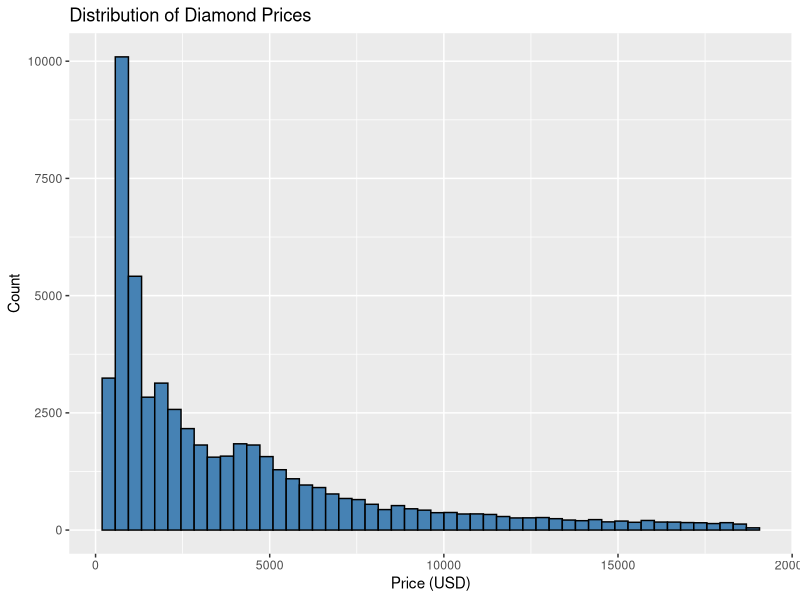
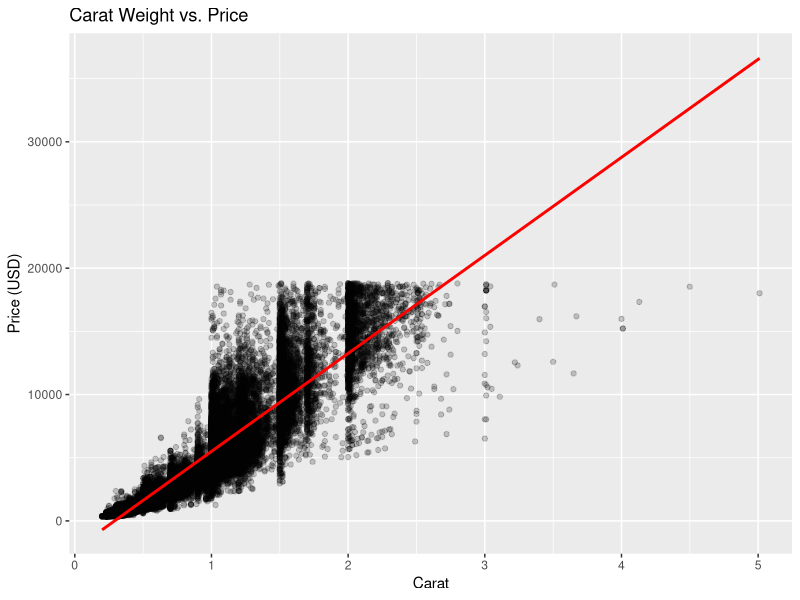
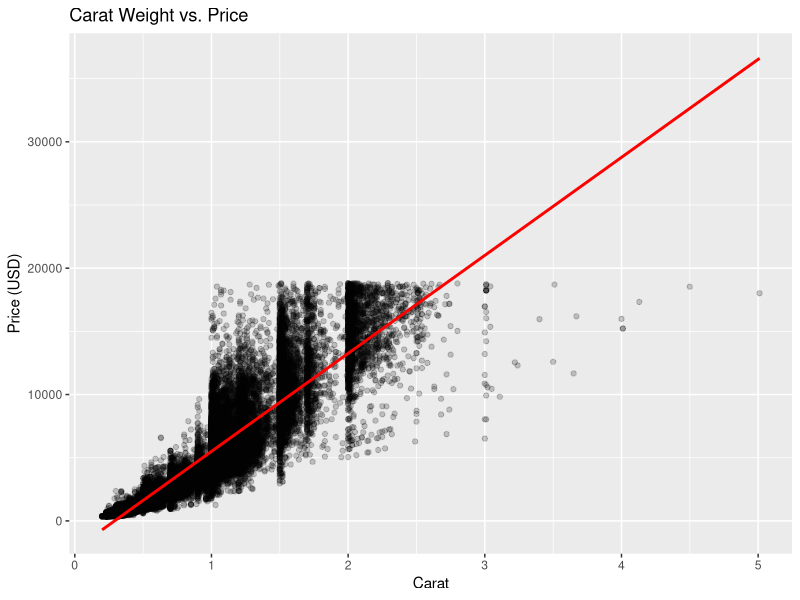
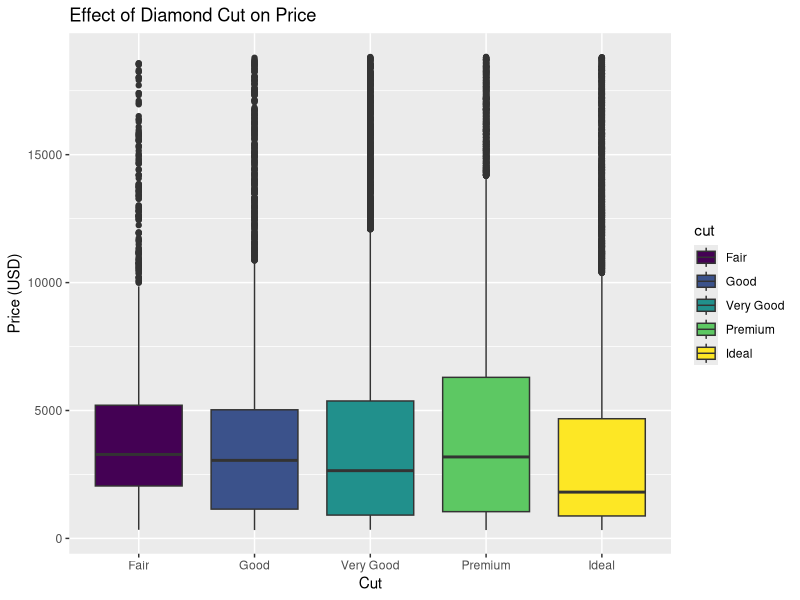

Here is the R script that generated these plots, in order:
## ---- chunk 1
knitr::opts_chunk$set(echo = TRUE)

library('tidyverse') ; library('ggplot2')

## ---- chunk 2
data(diamonds, package = "ggplot2")
names(diamonds)
## ---- chunk 3
summary(diamonds$price)
ggplot(diamonds, aes(x = price)) + 
  geom_histogram(bins = 50, fill = "steelblue", color = "black") +
  ggtitle("Distribution of Diamond Prices") +
  xlab("Price (USD)") +
  ylab("Count")

## ---- chunk 4
ggplot(diamonds, aes(x = carat, y = price)) +
  geom_point(alpha = 0.2) +
  geom_smooth(method = "lm", color = "red") +
  ggtitle("Carat Weight vs. Price") +
  xlab("Carat") +
  ylab("Price (USD)")

carat_lm <- lm(price ~ carat, data = diamonds)
summary.lm(carat_lm)

## ---- chunk 5
ggplot(diamonds, aes(x = carat, y = price)) +
  geom_point(alpha = 0.2) +
  geom_smooth(method = "lm", color = "red") +
  ggtitle("Carat Weight vs. Price") +
  xlab("Carat") +
  ylab("Price (USD)")

multi_lm <- lm(price ~ carat + cut + color + clarity, data = diamonds)
summary.lm(multi_lm)
## ---- chunk 6
ggplot(diamonds, aes(x = cut, y = price, fill = cut)) +
  geom_boxplot() +
  ggtitle("Effect of Diamond Cut on Price") +
  xlab("Cut") +
  ylab("Price (USD)")
